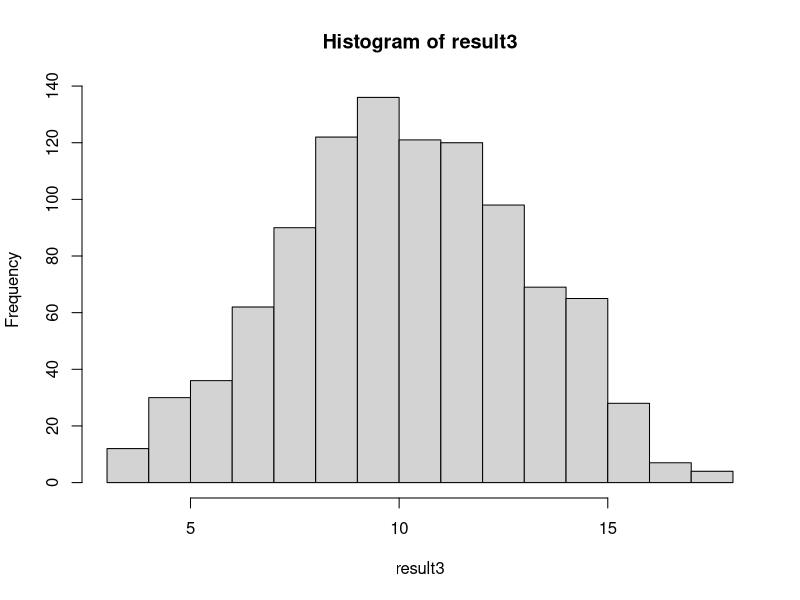
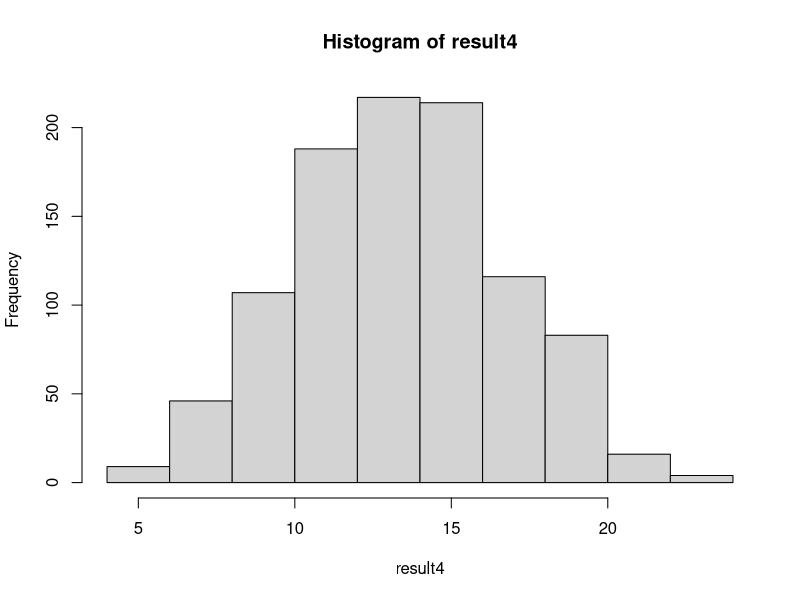
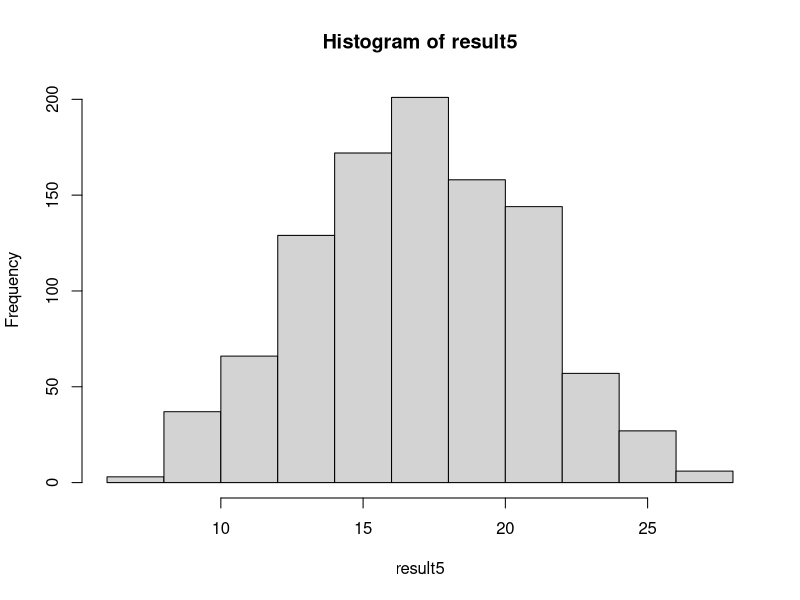
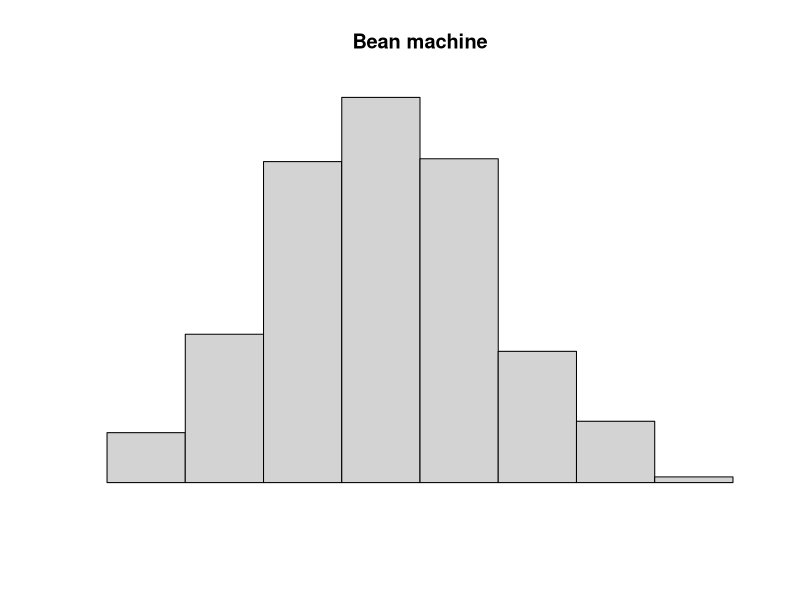
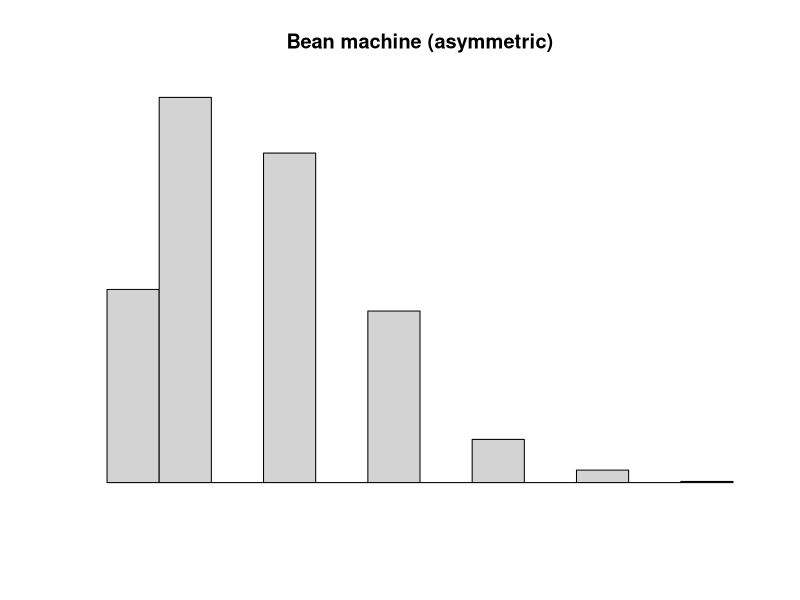

Write R code to recreate these figures, in order.
#####Rolling 3 dies#####
result3 <- c()
for (i in 1:1000) {
  res1 <- sample(6,1,replace = FALSE)
  res2 <- sample(6,1,replace = FALSE)
  res3 <- sample(6,1,replace = FALSE)
  res <- res1+res2+res3
  result3 <- c(result3,res)
}
hist(result3)
#####Rolling 4 dies#####
result4 <- c()
for (i in 1:1000) {
  res1 <- sample(6,1,replace = FALSE)
  res2 <- sample(6,1,replace = FALSE)
  res3 <- sample(6,1,replace = FALSE)
  res4 <- sample(6,1,replace = FALSE)
  res <- res1+res2+res3+res4
  result4 <- c(result4,res)
}
hist(result4)
#####Rolling 5 dies#####
result5 <- c()
for (i in 1:1000) {
  res1 <- sample(6,1,replace = FALSE)
  res2 <- sample(6,1,replace = FALSE)
  res3 <- sample(6,1,replace = FALSE)
  res4 <- sample(6,1,replace = FALSE)
  res5 <- sample(6,1,replace = FALSE)
  res <- res1+res2+res3+res4+res5
  result5 <- c(result5,res)
}
hist(result5)
#####Bean machine#####
res <- c()
for (i in 1:1000) {
  end <- sum(sample(c(0,1),8,replace=TRUE))
  res <- c(res,end)
}
hist(res,axes = F,main = "Bean machine",xlab = "",ylab = "")
#asymmetric
res_a <- c()
for (i in 1:1000) {
  end <- sum(sample(c(0,1),8,replace=TRUE,p=c(0.8,0.2)))
  res_a <- c(res_a,end)
}
hist(res_a,axes = F,main = "Bean machine (asymmetric)",xlab = "",ylab = "")